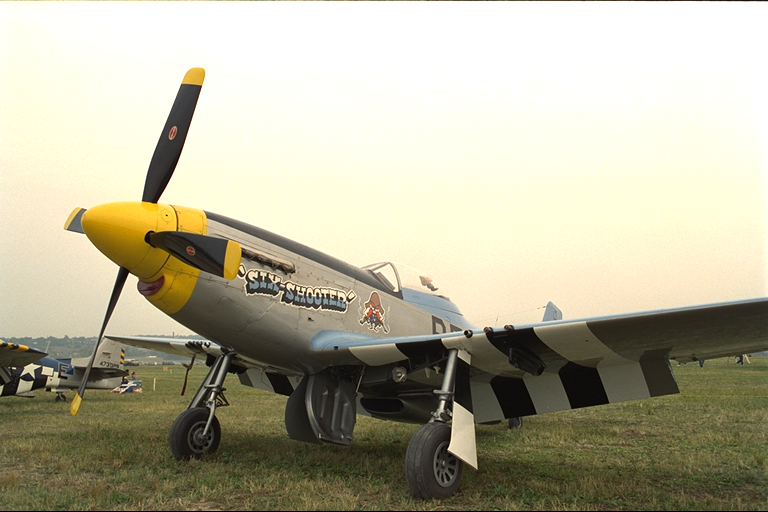
#> input picture data/Copy of Copy of kodim20.png, 768 x 512 px, found by its file name
$ python visualize_misregistration.py
#> lines starting #> are read from the running program, lines starting #| are printed output that depends on the picture
### misregistration/simulation/channel_shift_simulator.py
"""Channel misregistration simulator.

Pipeline:
  RGB image → CMYK separations → per-channel sub-pixel shifts
  → recomposition → reconstructed RGB

Visually reproduces: color fringing, halo artifacts, edge splitting,
text color bleeding, overprint hue shifts, false contours, registration drift.

All shift values are in pixels (float, sub-pixel supported).
No hardcoded printer/scanner constants.
"""

from __future__ import annotations
import dataclasses
from pathlib import Path
from typing import Optional, Union
import numpy as np


@dataclasses.dataclass
class SimulationResult:
    """Output of one simulation run."""
    image_path: str
    shifts_px: dict            # {"C": (dx, dy), ...}
    reference_rgb: np.ndarray  # uint8 zero-shift reconstruction
    shifted_rgb:   np.ndarray  # uint8 after misregistration
    separations_ref:  dict     # float32 [0,1] per channel, no shift
    separations_shifted: dict  # float32 [0,1] per channel, shifted
    rms_px: dict               # {"C": float, ...}
    rms_mm: dict               # {"C": float, ...} (NaN if no scale)
    dE_image: float
    dE_map:   np.ndarray       # float32 per-pixel ΔE


class ChannelShiftSimulator:
    """Printer-agnostic CMYK channel misregistration simulator.

    Parameters
    ----------
    shifts_px : dict mapping channel → (dx, dy) in pixels.
                If None, uses small random shifts.
    ucr       : under-color removal fraction (0–1) for RGB→CMYK.
    px_per_mm : pixels per mm for unit conversion (optional; NaN if absent).
    """

    def __init__(
        self,
        shifts_px: Optional[dict] = None,
        ucr: float = 0.85,
        px_per_mm: Optional[float] = None,
        subpixel_method: str = "gaussian",
    ):
        self.shifts_px = shifts_px or {
            "C": (1.5, -0.8),
            "M": (-0.5, 1.2),
            "Y": (2.0, 0.3),
            "K": (0.0, 0.0),
        }
        self.ucr = ucr
        self.px_per_mm = px_per_mm
        self.subpixel_method = subpixel_method

    def simulate(self, rgb: np.ndarray, image_path: str = "") -> SimulationResult:
        """Run the full simulation pipeline on a uint8 RGB image."""
        from misregistration.preprocessing.separation import rgb_to_cmyk_separations, cmyk_to_rgb
        from misregistration.measurement.colorimetric import compute_delta_e_mis
        from misregistration.measurement.ncc import compute_ncc, find_peak_subpixel
        from misregistration.measurement.shift import rms_shift

        seps = rgb_to_cmyk_separations(rgb, ucr=self.ucr)
        ref_rgb = cmyk_to_rgb(seps)

        shifted_seps = {}
        for ch, sep in seps.items():
            dx, dy = self.shifts_px.get(ch, (0.0, 0.0))
            shifted_seps[ch] = _apply_subpixel_shift(sep, dx, dy)

        shifted_rgb = cmyk_to_rgb(shifted_seps)

        # Measure RMS per channel via NCC
        rms_px_dict = {}
        rms_mm_dict = {}
        for ch in ("C", "M", "Y"):
            ref_ch = seps[ch]
            sh_ch = shifted_seps[ch]
            ncc_map = compute_ncc(ref_ch, sh_ch, max_shift=60)
            est_dx, est_dy, _ = find_peak_subpixel(ncc_map, method=self.subpixel_method)
            rms = float(np.sqrt(est_dx**2 + est_dy**2))
            rms_px_dict[ch] = rms
            rms_mm_dict[ch] = (rms / self.px_per_mm) if self.px_per_mm else float("nan")

        dE_result = compute_delta_e_mis(ref_rgb, shifted_rgb)

        return SimulationResult(
            image_path=image_path,
            shifts_px=dict(self.shifts_px),
            reference_rgb=ref_rgb,
            shifted_rgb=shifted_rgb,
            separations_ref=seps,
            separations_shifted=shifted_seps,
            rms_px=rms_px_dict,
            rms_mm=rms_mm_dict,
            dE_image=dE_result["dE_image"],
            dE_map=dE_result["dE_map"],
        )


# ---------------------------------------------------------------------------
# Convenience entry points
# ---------------------------------------------------------------------------

def simulate_from_png(
    path: str | Path,
    shifts_px: Optional[dict] = None,
    px_per_mm: Optional[float] = None,
    **kw,
) -> SimulationResult:
#> called with path = 'data\\Copy of Copy of kodim20.png'
    from PIL import Image
    rgb = np.array(Image.open(str(path)).convert("RGB"))
#> rgb is the input picture: shape (512, 768, 3); mean R, G, B 180.5, 176.3, 154.7
    sim = ChannelShiftSimulator(shifts_px=shifts_px, px_per_mm=px_per_mm, **kw)
    return sim.simulate(rgb, image_path=str(path))
#> in rgb_to_cmyk_separations, `M_raw = 1.0 - G`:
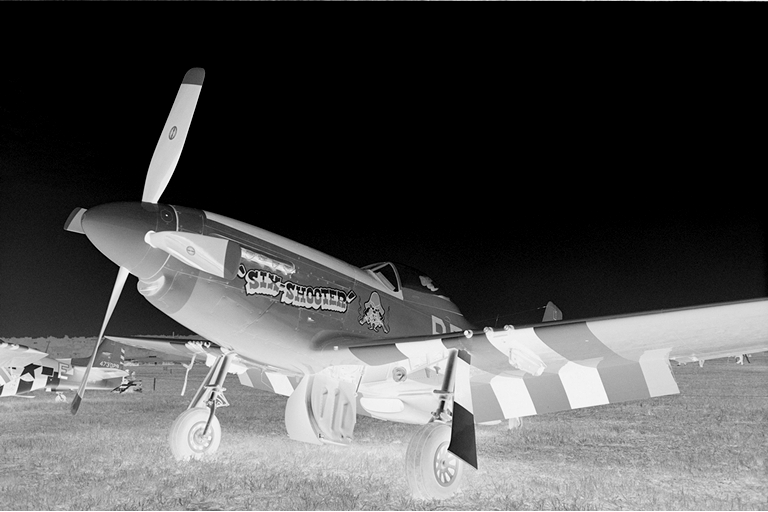
#> M_raw: shape (512, 768) float32; min 0, max 1, mean 0.309
#> in rgb_to_cmyk_separations, `Y_raw = 1.0 - B`:
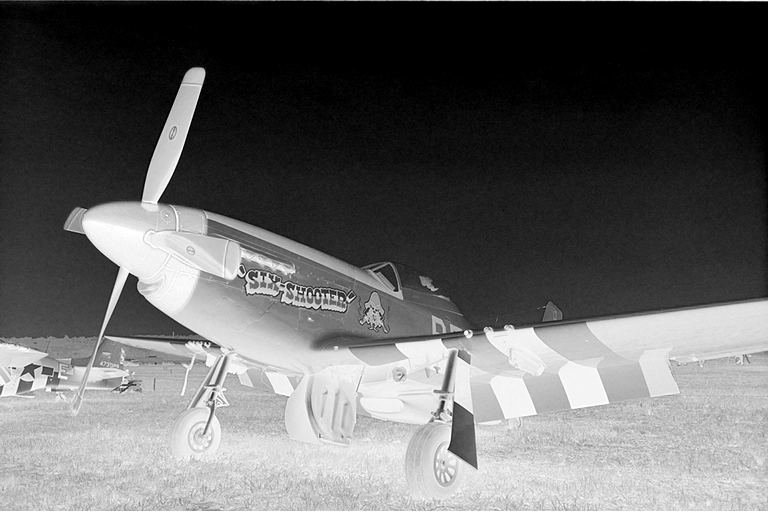
#> Y_raw: shape (512, 768) float32; min 0, max 1, mean 0.394
#> in rgb_to_cmyk_separations, `M = np.clip(M_raw - K, 0, 1)`:
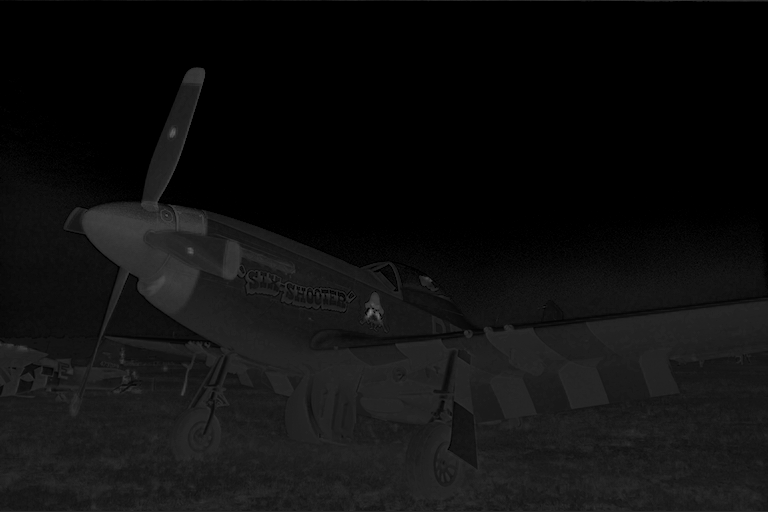
#> M: shape (512, 768) float32; min 0, max 0.502, mean 0.0617
#> in rgb_to_cmyk_separations, `Y = np.clip(Y_raw - K, 0, 1)`:
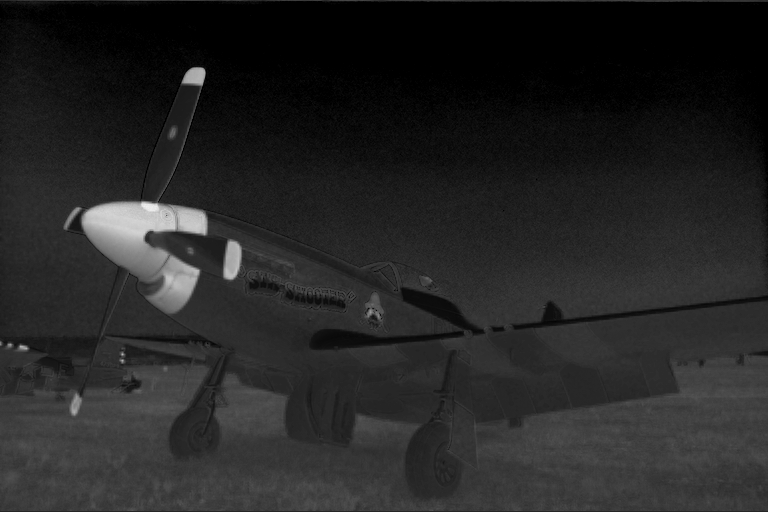
#> Y: shape (512, 768) float32; min 0, max 0.937, mean 0.146
#> in simulate, `seps = rgb_to_cmyk_separations(rgb, ucr=self.ucr)`: seps = 4 items
#> the loop in simulate, `for ch, sep in seps.items():` made 4 passes
#> (ch, dx, dy, M in _apply_subpixel_shift) on passes 1 to 4: ('C', 8, -4, [[1, 0, 8], [0, 1, -4]]), ('M', -6, 5, [[1, 0, -6], [0, 1, 5]]), ('Y', 10, 2, [[1, 0, 10], [0, 1, 2]]), ('K', 0, 0, [[1, 0, 0], [0, 1, 0]])
#> pass 1, in _apply_subpixel_shift, `shifted = cv2.warpAffine( sep.astype(np.float32), M, (w, h), flags=cv2..`:
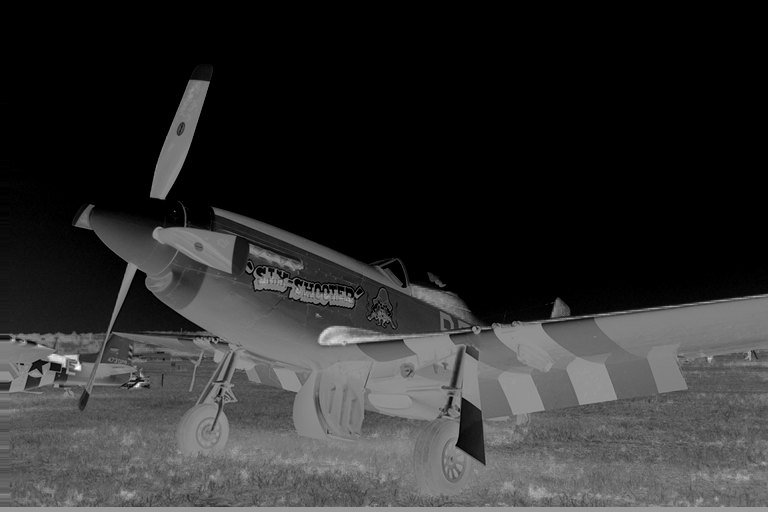
#> shifted: shape (512, 768) float32; min 0, max 0.247, mean 0.0459; drawn with min black and max white
#> in cmyk_to_rgb (call 2), `rgb = np.stack([R, G, B], axis=-1)`:
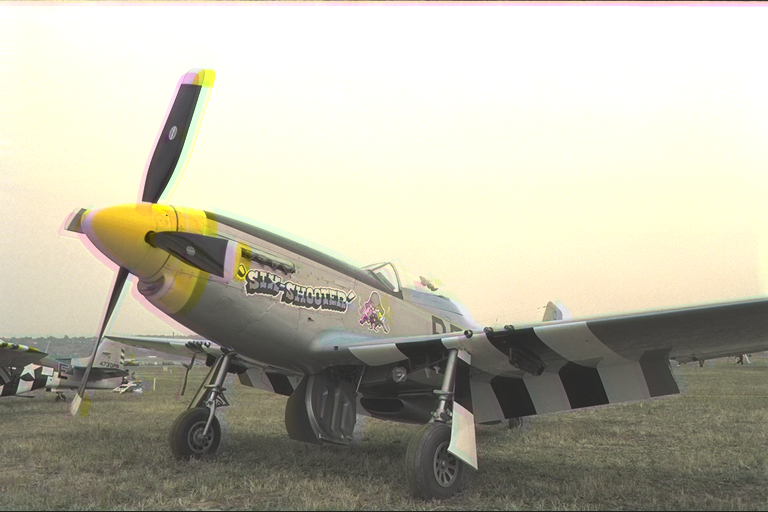
#> rgb: shape (512, 768, 3) float32; mean of channels 0, 1, 2 0.732, 0.721, 0.658; drawn as R, G, B
#> the loop in simulate, `for ch in ("C", "M", "Y"):` made 3 passes
#> (ref_std in compute_ncc, tmpl_std in compute_ncc, flat_idx in find_peak_subpixel, py in find_peak_subpixel, px in find_peak_subpixel, peak_val in find_peak_subpixel) on passes 1 to 3: (0.0523, 0.0529, 6844, 56, 68, 0.973), (0.0613, 0.0614, 7919, 65, 54, 0.982), (0.114, 0.114, 7572, 62, 70, 0.991)
#> after the loop in simulate, `for ch in ("C", "M", "Y"):`:
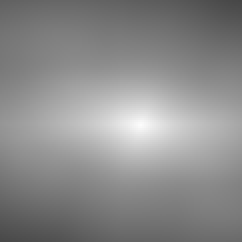
#> ncc_map: shape (121, 121) float32 (shown 2 times larger); min 0.28, max 0.991, mean 0.547
#> after the loop in simulate, `for ch in ("C", "M", "Y"):`: rms_mm_dict = {'C': nan, 'M': nan, 'Y': nan}; rms_px_dict = {'C': 8.81, 'M': 7.75, 'Y': 10.15}


# [31 lines left out: functions simulate_from_jpg, simulate_from_folder, not called in this run]


# ---------------------------------------------------------------------------
# private
# ---------------------------------------------------------------------------

def _apply_subpixel_shift(
    sep: np.ndarray,
    dx: float,
    dy: float,
) -> np.ndarray:
    """Apply a (possibly sub-pixel) 2D translation to a float32 separation."""
    import cv2
    h, w = sep.shape[:2]
    M = np.float32([[1, 0, float(dx)], [0, 1, float(dy)]])
    shifted = cv2.warpAffine(
        sep.astype(np.float32), M, (w, h),
        flags=cv2.INTER_LINEAR,
        borderMode=cv2.BORDER_REPLICATE,
    )
    return shifted

### misregistration/preprocessing/separation.py
"""RGB → CMYK separation utilities (device-independent)."""

from __future__ import annotations
import numpy as np


def rgb_to_cmyk_separations(
    rgb: np.ndarray,
    ucr: float = 0.85,
) -> dict[str, np.ndarray]:
    """Convert uint8 RGB image to four float32 [0,1] CMYK separations.

    This is a simple device-independent RGB→CMY inversion plus UCR for K.
    For physical print evaluation the ICC profile path should be used instead.
    UCR (Under Color Removal) controls how much CMY is replaced by K.

    Returns dict with keys "C", "M", "Y", "K", values float32 [0,1].
    """
    rgb_f = rgb.astype(np.float32) / 255.0
    R, G, B = rgb_f[..., 0], rgb_f[..., 1], rgb_f[..., 2]

    C_raw = 1.0 - R
    M_raw = 1.0 - G
    Y_raw = 1.0 - B
    K = np.minimum(np.minimum(C_raw, M_raw), Y_raw) * ucr

    C = np.clip(C_raw - K, 0, 1)
    M = np.clip(M_raw - K, 0, 1)
    Y = np.clip(Y_raw - K, 0, 1)
    K = np.clip(K, 0, 1)

    return {"C": C, "M": M, "Y": Y, "K": K}


# [27 lines left out: function extract_channel, not called in this run]


def cmyk_to_rgb(separations: dict[str, np.ndarray]) -> np.ndarray:
    """Reconstruct uint8 RGB from float32 [0,1] CMYK separations."""
    C = separations["C"]
    M = separations["M"]
    Y = separations["Y"]
    K = separations["K"]
    R = (1 - C) * (1 - K)
    G = (1 - M) * (1 - K)
    B = (1 - Y) * (1 - K)
    rgb = np.stack([R, G, B], axis=-1)
    return (np.clip(rgb, 0, 1) * 255).astype(np.uint8)

### misregistration/measurement/ncc.py
"""Normalised Cross-Correlation and sub-pixel peak localisation.

Implements Equations 3, 4 and the Gaussian/parabolic peak refinement
described in the benchmark specification.
"""

from __future__ import annotations
import numpy as np
from scipy.signal import fftconvolve


def compute_ncc(
    reference: np.ndarray,
    template: np.ndarray,
    max_shift: int = 50,
) -> np.ndarray:
    """Compute the normalised cross-correlation surface (Eq. 3).

    Parameters
    ----------
    reference : 2-D float32 array  (digital separation)
    template  : 2-D float32 array  (scanned separation, same size)
    max_shift : search radius in pixels

    Returns
    -------
    ncc_map : 2-D float32, shape (2*max_shift+1, 2*max_shift+1)
              ncc_map[i,j] = NCC at shift (i - max_shift, j - max_shift)
    """
    ref = reference.astype(np.float64)
    tmpl = template.astype(np.float64)

    # Zero-mean
    ref = ref - ref.mean()
    tmpl = tmpl - tmpl.mean()

    ref_std = ref.std()
    tmpl_std = tmpl.std()
    if ref_std < 1e-8 or tmpl_std < 1e-8:
        # Uniform patch – return zero surface
        sz = 2 * max_shift + 1
        return np.zeros((sz, sz), dtype=np.float32)

    ref /= (ref_std * ref.size)
    tmpl /= tmpl_std

    # Full cross-correlation via FFT
    # We only need the central (2*max_shift+1)^2 window
    corr_full = fftconvolve(tmpl, ref[::-1, ::-1], mode="full")
    cy, cx = np.array(corr_full.shape) // 2
    lo = -max_shift
    hi = max_shift + 1
    ncc_map = corr_full[cy + lo: cy + hi, cx + lo: cx + hi]
    return ncc_map.astype(np.float32)


def find_peak_subpixel(
    ncc_map: np.ndarray,
    method: str = "gaussian",
) -> tuple[float, float, float]:
    """Locate the NCC peak with sub-pixel precision (Eq. 4 + refinement).

    Parameters
    ----------
    ncc_map : 2-D NCC surface from compute_ncc
    method  : "gaussian" | "parabolic"

    Returns
    -------
    (dx, dy, peak_value)
      dx, dy in pixels relative to zero-shift (centre of ncc_map)
      peak_value : NCC value at integer peak
    """
    max_shift = ncc_map.shape[0] // 2
    flat_idx = np.argmax(ncc_map)
    py, px = np.unravel_index(flat_idx, ncc_map.shape)
    peak_val = float(ncc_map[py, px])

    # Sub-pixel refinement on the 3x3 neighbourhood
    if py == 0 or py == ncc_map.shape[0] - 1 or px == 0 or px == ncc_map.shape[1] - 1:
        # Peak is on boundary – return integer shift
        return float(px - max_shift), float(py - max_shift), peak_val

    patch = ncc_map[py-1:py+2, px-1:px+2].astype(np.float64)

    if method == "gaussian":
        sub_x, sub_y = _gaussian_subpixel(patch)
    else:
        sub_x, sub_y = _parabolic_subpixel(patch)

    dx = (px - max_shift) + sub_x
    dy = (py - max_shift) + sub_y
    return float(dx), float(dy), peak_val


# --------------------------------------------------------------------------- #
# private: analytic sub-pixel formulas from spec
# --------------------------------------------------------------------------- #

# [13 lines left out: function _parabolic_subpixel, not called in this run]


def _gaussian_subpixel(patch: np.ndarray) -> tuple[float, float]:
    """Gaussian sub-pixel fit using log of NCC values (spec Eq.)."""
    eps = 1e-12
    patch = np.clip(patch, eps, None)
    log_patch = np.log(patch)

    lxm, lx0, lxp = log_patch[1, 0], log_patch[1, 1], log_patch[1, 2]
    lym, ly0, lyp = log_patch[0, 1], log_patch[1, 1], log_patch[2, 1]

    sub_x = _parabola_peak(lxm, lx0, lxp)
    sub_y = _parabola_peak(lym, ly0, lyp)
    return sub_x, sub_y


def _parabola_peak(fm: float, f0: float, fp: float) -> float:
    denom = fm - 2 * f0 + fp
    if abs(denom) < 1e-12:
        return 0.0
    return 0.5 * (fm - fp) / denom

### misregistration/measurement/colorimetric.py
"""CIELAB conversion and CIEDE2000-based colorimetric misregistration metrics."""

from __future__ import annotations
import numpy as np


def lab_from_rgb(rgb: np.ndarray, illuminant: str = "D50") -> np.ndarray:
    """Convert uint8 RGB image to CIELAB using colour-science library.

    Falls back to a pure-numpy sRGB→XYZ→Lab pipeline if colour is unavailable.

    Returns float32 array shape (..., 3) with L*, a*, b*.
    """
    rgb_f = rgb.astype(np.float32) / 255.0
    try:
        import colour
        xyz = colour.sRGB_to_XYZ(rgb_f)
        lab = colour.XYZ_to_Lab(xyz, illuminant=colour.CCS_ILLUMINANTS[
            "CIE 1931 2 Degree Standard Observer"][illuminant])
        return lab.astype(np.float32)
    except Exception:
        return _numpy_rgb_to_lab(rgb_f, illuminant)


# [16 lines left out: function delta_e00, not called in this run]


def compute_delta_e_mis(
    rgb_ref: np.ndarray,
    rgb_shifted: np.ndarray,
    illuminant: str = "D50",
    kL: float = 1.0,
    kC: float = 1.0,
    kH: float = 1.0,
) -> dict:
    """Compute ΔE_mis for a patch or full image.

    Parameters
    ----------
    rgb_ref     : uint8 RGB reference (correct registration)
    rgb_shifted : uint8 RGB after applying channel shifts

    Returns dict with:
      dE_image   : float  – mean over all pixels
      dE_map     : ndarray – per-pixel ΔE map
    """
    lab_ref = lab_from_rgb(rgb_ref, illuminant)
    lab_shift = lab_from_rgb(rgb_shifted, illuminant)
    dE_map = delta_e00(lab_ref, lab_shift, kL=kL, kC=kC, kH=kH)
    return {
        "dE_image": float(dE_map.mean()),
        "dE_map": dE_map,
    }


# --------------------------------------------------------------------------- #
# pure-numpy fallback implementations
# --------------------------------------------------------------------------- #

# [114 lines left out: functions _numpy_rgb_to_lab, _numpy_delta_e00, not called in this run]

### scripts/visualize_misregistration.py
from pathlib import Path

import matplotlib.pyplot as plt
import numpy as np
from PIL import Image

from misregistration.simulation.channel_shift_simulator import simulate_from_png

# --------------------------------------------------
# Choose image
# --------------------------------------------------

IMAGE = r"data\Copy of Copy of kodim20.png"

# --------------------------------------------------
# Simulate misregistration
# --------------------------------------------------

#> (the run stopped early here; a loop or call above may not have finished)
